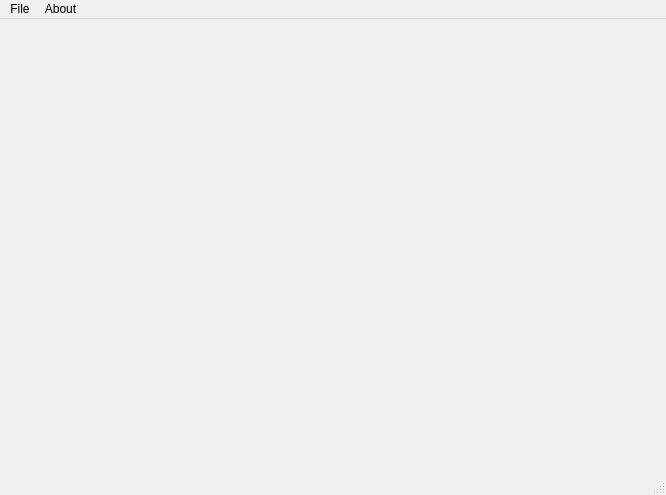
<?xml version="1.0" encoding="UTF-8"?>
<ui version="4.0">
 <class>ViewerPOV</class>
 <widget class="QMainWindow" name="ViewerPOV">
  <property name="geometry">
   <rect>
    <x>0</x>
    <y>0</y>
    <width>666</width>
    <height>495</height>
   </rect>
  </property>
  <property name="palette">
   <palette>
    <active>
     <colorrole role="Window">
      <brush brushstyle="SolidPattern">
       <color alpha="255">
        <red>85</red>
        <green>255</green>
        <blue>255</blue>
       </color>
      </brush>
     </colorrole>
    </active>
    <inactive>
     <colorrole role="Window">
      <brush brushstyle="SolidPattern">
       <color alpha="255">
        <red>240</red>
        <green>240</green>
        <blue>240</blue>
       </color>
      </brush>
     </colorrole>
    </inactive>
    <disabled>
     <colorrole role="Window">
      <brush brushstyle="SolidPattern">
       <color alpha="255">
        <red>85</red>
        <green>255</green>
        <blue>255</blue>
       </color>
      </brush>
     </colorrole>
    </disabled>
   </palette>
  </property>
  <property name="windowTitle">
   <string>ViewerPOV</string>
  </property>
  <widget class="QWidget" name="centralwidget">
   <layout class="QHBoxLayout" name="horizontalLayout">
    <item>
     <widget class="QPushButton" name="ButtonPrev">
      <property name="cursor">
       <cursorShape>PointingHandCursor</cursorShape>
      </property>
      <property name="text">
       <string/>
      </property>
      <property name="icon">
       <iconset resource="resources.qrc">
        <normaloff>:/images/button_left.png</normaloff>:/images/button_left.png</iconset>
      </property>
      <property name="iconSize">
       <size>
        <width>40</width>
        <height>40</height>
       </size>
      </property>
      <property name="flat">
       <bool>true</bool>
      </property>
     </widget>
    </item>
    <item>
     <widget class="QLabel" name="kartinka">
      <property name="sizePolicy">
       <sizepolicy hsizetype="MinimumExpanding" vsizetype="Preferred">
        <horstretch>0</horstretch>
        <verstretch>0</verstretch>
       </sizepolicy>
      </property>
      <property name="text">
       <string/>
      </property>
      <property name="scaledContents">
       <bool>true</bool>
      </property>
     </widget>
    </item>
    <item>
     <widget class="QPushButton" name="ButtonNext">
      <property name="cursor">
       <cursorShape>PointingHandCursor</cursorShape>
      </property>
      <property name="text">
       <string/>
      </property>
      <property name="icon">
       <iconset resource="resources.qrc">
        <normaloff>:/images/button_right.png</normaloff>:/images/button_right.png</iconset>
      </property>
      <property name="iconSize">
       <size>
        <width>40</width>
        <height>40</height>
       </size>
      </property>
      <property name="flat">
       <bool>true</bool>
      </property>
     </widget>
    </item>
   </layout>
  </widget>
  <widget class="QMenuBar" name="menubar">
   <property name="geometry">
    <rect>
     <x>0</x>
     <y>0</y>
     <width>666</width>
     <height>26</height>
    </rect>
   </property>
   <widget class="QMenu" name="menuFile">
    <property name="title">
     <string>File</string>
    </property>
    <addaction name="actionOpen"/>
    <addaction name="actionSave_as"/>
    <addaction name="action_Exit"/>
   </widget>
   <widget class="QMenu" name="menuAbout">
    <property name="title">
     <string>About</string>
    </property>
    <addaction name="actionAbout"/>
   </widget>
   <addaction name="menuFile"/>
   <addaction name="menuAbout"/>
  </widget>
  <widget class="QStatusBar" name="statusbar"/>
  <action name="actionOpen">
   <property name="icon">
    <iconset resource="resources.qrc">
     <normaloff>:/images/open.png</normaloff>:/images/open.png</iconset>
   </property>
   <property name="text">
    <string>&amp;Open</string>
   </property>
   <property name="shortcut">
    <string>Ctrl+O</string>
   </property>
  </action>
  <action name="action_Exit">
   <property name="icon">
    <iconset resource="resources.qrc">
     <normaloff>:/images/exit.png</normaloff>:/images/exit.png</iconset>
   </property>
   <property name="text">
    <string>&amp;Exit</string>
   </property>
   <property name="shortcut">
    <string>Ctrl+D</string>
   </property>
  </action>
  <action name="actionSave_as">
   <property name="icon">
    <iconset resource="resources.qrc">
     <normaloff>:/images/save.png</normaloff>:/images/save.png</iconset>
   </property>
   <property name="text">
    <string>Save as</string>
   </property>
   <property name="shortcut">
    <string>Ctrl+S</string>
   </property>
  </action>
  <action name="actionAbout">
   <property name="text">
    <string>About...</string>
   </property>
  </action>
 </widget>
 <resources>
  <include location="resources.qrc"/>
 </resources>
 <connections/>
</ui>
